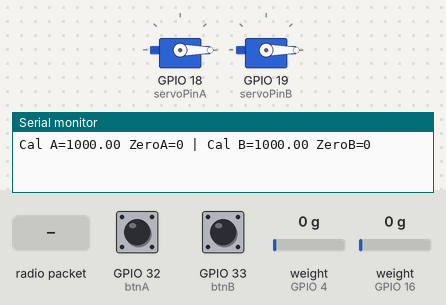
The sketch below on a simulated ESP32. Parts: 2 × servo, the last lines printed to the serial monitor. The test bench sets the inputs (shaded band); at power-on: GPIO 32 (btnA) HIGH, GPIO 33 (btnB) HIGH, weight on the scale (sensors on GPIO 4, GPIO 16) 0 g. EEPROM starts erased.

Above: at 1.2 s.
1.3 s: GPIO 32 (btnA) pulled LOW for 0.15 s
At 3.5 s:
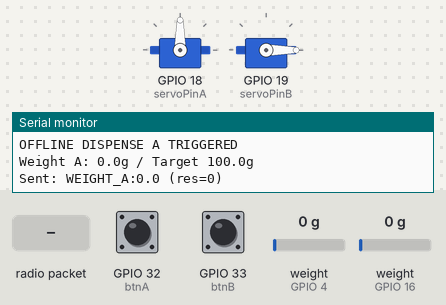
3.8 s: GPIO 33 (btnB) pulled LOW for 0.15 s
At 5.3 s:
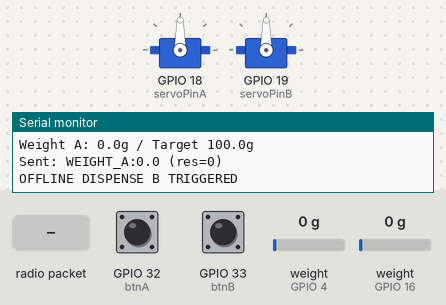
6.4 s: weight on the scale (sensor on GPIO 4) set to 2 g
At 7.6 s:
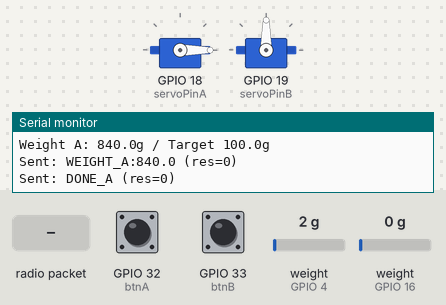
8.7 s: radio packet "DISPENSE_A:" arrives
At 10.5 s:
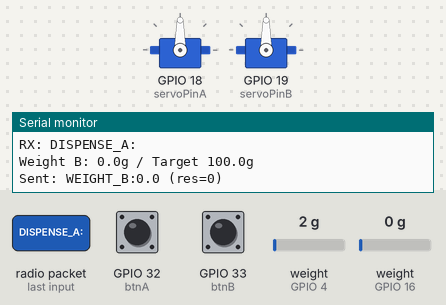
11.3 s: radio packet "DISPENSE_B:" arrives
At 13.8 s:
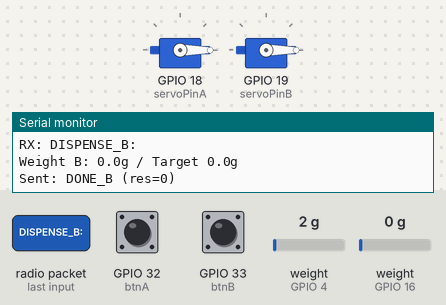
14.1 s: GPIO 32 (btnA) pulled LOW for 1 s
At 15.7 s:
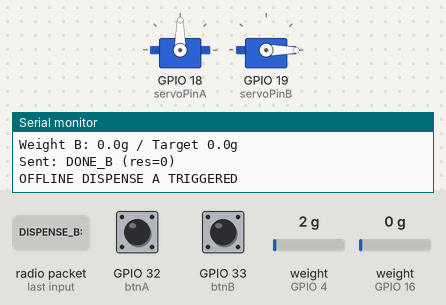
Timing chart, 0 to 17.6 s (numbered marks = the images above; inputs shaded):
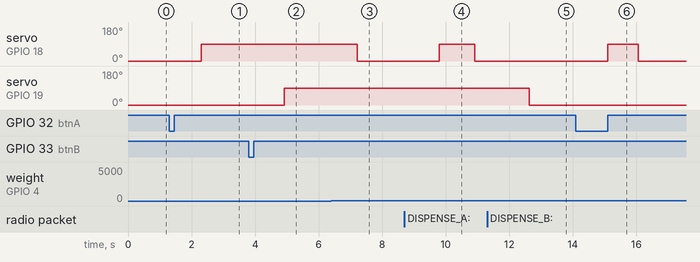

The sketch:

Esp2.ino
```cpp
#include <WiFi.h>
#include <esp_now.h>
#include <ESP32Servo.h>
#include "HX711.h"
#include <Preferences.h>

// ----------------- Servos -----------------
Servo servoA, servoB;
const int servoPinA = 18;
const int servoPinB = 19;
const int closedAngle = 0;
const int openAngle   = 90;

// ----------------- HX711 -----------------
#define DT_PIN_A 4
#define SCK_PIN_A 5
HX711 scaleA;

#define DT_PIN_B 16
#define SCK_PIN_B 17
HX711 scaleB;

// ----------------- Preferences -----------------
Preferences prefs;
const char *PREF_NAMESPACE_A = "loadcellA";
const char *PREF_NAMESPACE_B = "loadcellB";
const char *KEY_CAL = "cal_factor";
const char *KEY_ZERO = "raw_zero";

float calA = 0.0, calB = 0.0;
long zeroA = 0, zeroB = 0;

// ----------------- State -----------------
bool dispensingA = false;
bool dispensingB = false;
float targetA_g = 0.0;
float targetB_g = 0.0;

unsigned long lastSend = 0;
const unsigned long SEND_INTERVAL_MS = 300;

uint8_t broadcastAddress[] = {0xFF,0xFF,0xFF,0xFF,0xFF,0xFF};

// Offline triggers (e.g. physical button pins)
const int btnA = 32;
const int btnB = 33;

// ----------------- Helpers -----------------
void sendMsg(const char *msg) {
  esp_err_t res = esp_now_send(broadcastAddress, (uint8_t*)msg, strlen(msg)+1);
  Serial.printf("Sent: %s (res=%d)\n", msg, (int)res);
}

float readWeightGrams(HX711 &scale, float cal, long zero, int samples=6) {
  long sum=0; int got=0;
  for(int i=0;i<samples;i++) {
    if (!scale.is_ready()) { delay(5); continue; }
    sum += scale.read(); got++; delay(10);
  }
  if (got==0) return 0.0;
  long avg=sum/got;
  float kg=(avg-zero)/cal;
  float g=kg*1000.0;
  return (g<0.0)?0.0:g;
}

// ----------------- ESP-NOW -----------------
void OnDataRecv(const esp_now_recv_info *info, const uint8_t *data, int len) {
  String msg;
  for(int i=0;i<len;i++) msg+=(char)data[i];
  Serial.println("RX: "+msg);

  if (msg.startsWith("DISPENSE_A:")) {
    targetA_g=msg.substring(11).toFloat();
    scaleA.tare(); delay(100);
    servoA.write(openAngle);
    dispensingA=true;
  } else if (msg.startsWith("DISPENSE_B:")) {
    targetB_g=msg.substring(11).toFloat();
    scaleB.tare(); delay(100);
    servoB.write(openAngle);
    dispensingB=true;
  }
}

// ----------------- Setup -----------------
void setup() {
  Serial.begin(115200);

  // Servos
  servoA.attach(servoPinA);
  servoB.attach(servoPinB);
  servoA.write(closedAngle);
  servoB.write(closedAngle);

  // HX711
  scaleA.begin(DT_PIN_A,SCK_PIN_A);
  scaleB.begin(DT_PIN_B,SCK_PIN_B);

  // Buttons
  pinMode(btnA, INPUT_PULLUP);
  pinMode(btnB, INPUT_PULLUP);

  // Load saved calibration
  prefs.begin(PREF_NAMESPACE_A, true);
  calA = prefs.getFloat(KEY_CAL, 1000.0f);
  zeroA = prefs.getLong(KEY_ZERO, 0L);
  prefs.end();

  prefs.begin(PREF_NAMESPACE_B, true);
  calB = prefs.getFloat(KEY_CAL, 1000.0f);
  zeroB = prefs.getLong(KEY_ZERO, 0L);
  prefs.end();

  Serial.printf("Cal A=%.2f ZeroA=%ld | Cal B=%.2f ZeroB=%ld\n",calA,zeroA,calB,zeroB);

  // ESP-NOW
  WiFi.mode(WIFI_STA);
  if (esp_now_init()!=ESP_OK) {
    Serial.println("⚠ ESP-NOW not initialized — OFFLINE mode only");
  } else {
    esp_now_register_recv_cb(OnDataRecv);
    esp_now_peer_info_t peerInfo={};
    memcpy(peerInfo.peer_addr,broadcastAddress,6);
    peerInfo.channel=0; peerInfo.encrypt=false;
    esp_now_add_peer(&peerInfo);
  }
}

// ----------------- Loop -----------------
void loop() {
  unsigned long now = millis();

  // ----------------- OFFLINE MODE -----------------
  if (!dispensingA && digitalRead(btnA)==LOW) {
    Serial.println("OFFLINE DISPENSE A TRIGGERED");
    targetA_g = 100.0; // default 100g if offline
    scaleA.tare();
    servoA.write(openAngle);
    dispensingA = true;
    delay(300); // debounce
  }
  if (!dispensingB && digitalRead(btnB)==LOW) {
    Serial.println("OFFLINE DISPENSE B TRIGGERED");
    targetB_g = 100.0; // default 100g if offline
    scaleB.tare();
    servoB.write(openAngle);
    dispensingB = true;
    delay(300); // debounce
  }

  // ----------------- Dispensing A -----------------
  if (dispensingA) {
    float g=readWeightGrams(scaleA,calA,zeroA);
    Serial.printf("Weight A: %.1fg / Target %.1fg\n", g, targetA_g);

    if (now-lastSend>=SEND_INTERVAL_MS) {
      lastSend=now;
      char buf[32];
      snprintf(buf,sizeof(buf),"WEIGHT_A:%.1f",g);
      sendMsg(buf);
    }

    if (g>=targetA_g) {
      servoA.write(closedAngle);
      dispensingA=false;
      sendMsg("DONE_A");
    }
  }

  // ----------------- Dispensing B -----------------
  if (dispensingB) {
    float g=readWeightGrams(scaleB,calB,zeroB);
    Serial.printf("Weight B: %.1fg / Target %.1fg\n", g, targetB_g);

    if (now-lastSend>=SEND_INTERVAL_MS) {
      lastSend=now;
      char buf[32];
      snprintf(buf,sizeof(buf),"WEIGHT_B:%.1f",g);
      sendMsg(buf);
    }

    if (g>=targetB_g) {
      servoB.write(closedAngle);
      dispensingB=false;
      sendMsg("DONE_B");
    }
  }
}
```

Measured:
- the behaviour switches between 0 and 1 g on weight on the scale (sensor on GPIO 4) (found by bisection; images 2 and 3)
- after the input at 1.3 s, servo on GPIO 18 (servoPinA): 0° → 90° after 1.0 s
- after the input at 3.8 s, servo on GPIO 19 (servoPinB): 0° → 90° after 1.1 s
- after the input at 6.4 s, servo on GPIO 18 (servoPinA): 90° → 0° after 0.81 s
- after the input at 8.7 s, servo on GPIO 18 (servoPinA): 0° → 90° after 1.1 s, → 0° 1.1 s later
- after the input at 11.3 s, servo on GPIO 19 (servoPinB): 90° → 0° after 1.3 s
- after the input at 14.1 s, servo on GPIO 18 (servoPinA): 0° → 90° after 1.0 s, → 0° 0.96 s later
